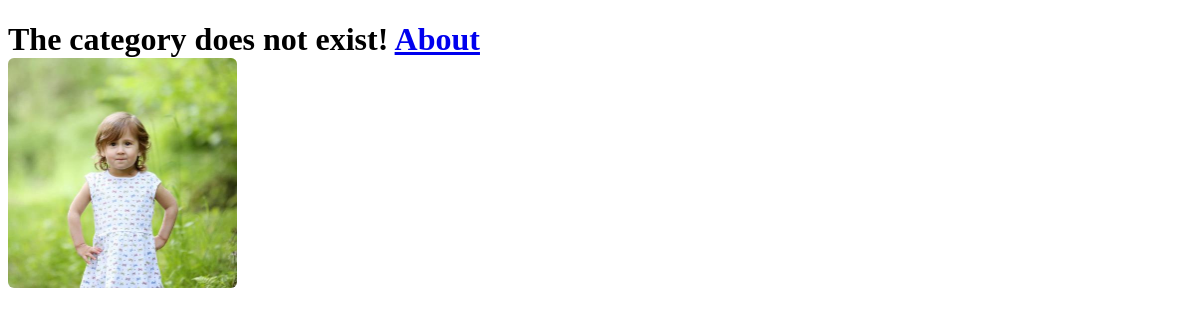
/rango/category/python/, run on an earlier commit of the app's database.
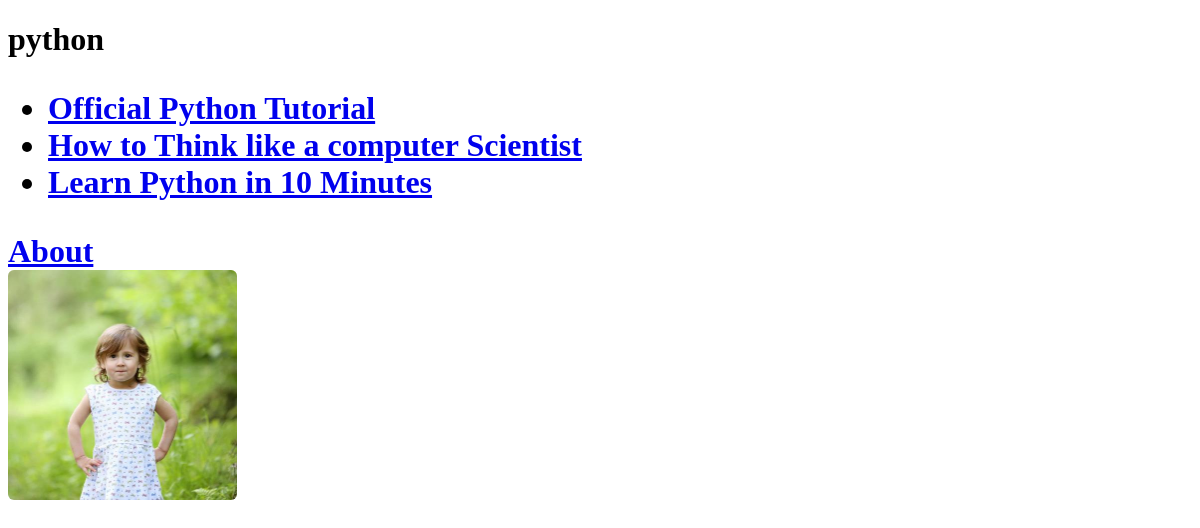
And on a later commit of the database.
### rango/models.py (models this page shows, shortened)
class Category(models.Model):
    name = models.CharField(max_length=128,unique=True)
    views = models.IntegerField(default=0)
    likes = models.IntegerField(default=0)
    slug = models.SlugField(null=True,blank=True)
    preserve_default=False

class Page(models.Model):
    category = models.ForeignKey(Category)
    title = models.CharField(max_length=128)
    url = models.URLField()
    views = models.IntegerField(default=0)

### rango/views.py (the view)
# urls.py: url(r'^category/(?P<category_name_slug>[\w\-]+)/$', category, name='category'),
def category(request, category_name_slug):
    context_dict = {}
    try:
        category = Category.objects.get(slug=category_name_slug)
        context_dict['category_name'] = category.name
        pages = Page.objects.filter(category=category)
        context_dict['pages'] = pages
        context_dict['cate'] = category
    except Category.DoesNotExist:
        pass
    return render(request,'rango/category.html',context_dict)

### templates/rango/category.html (shortened to what this page needs)
<!DOCTYPE html>
{% load staticfiles %}
<html>
	<head>
	</head>
	<body>
	<h1>{{ category_name }}<h1>
				{% if cate %}
					{% if pages %}
				<ul>
				   {% for page in pages %}
					 <li><a href="{{ page.url }}">{{ page.title }}</a></li>
					 {% endfor %}
				</ul>
					 {% else %}
					 <strong> NO Pages</strong>
					 {% endif %}
				{% else %}
				The category {{ category_name }} does not exist!
				{% endif %}
				<a href="/rango/about/">About </a><br />
				<img src="{% static "images/rango.jpg" %}" alt="Picture of Rango" />
	</body>
</html>

What changed in the data, as far as the page shows it:
added Category: name "python"
added Page: title "Official Python Tutorial"
added Page: title "How to Think like a computer Scientist"
added Page: title "Learn Python in 10 Minutes"
Also different on the page:
text no longer shown: "The category does not exist!"
